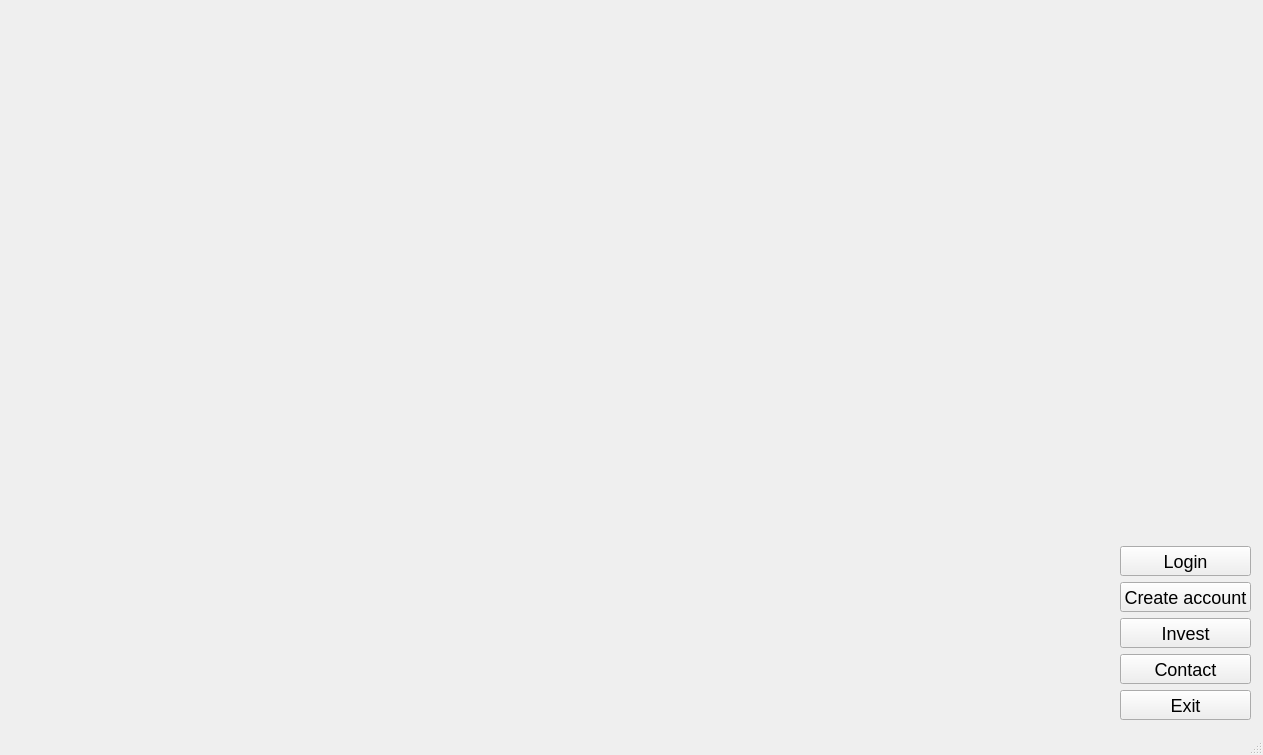
<?xml version="1.0" encoding="UTF-8"?>
<ui version="4.0">
 <class>MainWindow</class>
 <widget class="QMainWindow" name="MainWindow">
  <property name="geometry">
   <rect>
    <x>0</x>
    <y>0</y>
    <width>1263</width>
    <height>755</height>
   </rect>
  </property>
  <property name="sizePolicy">
   <sizepolicy hsizetype="Fixed" vsizetype="Fixed">
    <horstretch>0</horstretch>
    <verstretch>0</verstretch>
   </sizepolicy>
  </property>
  <property name="minimumSize">
   <size>
    <width>1263</width>
    <height>755</height>
   </size>
  </property>
  <property name="maximumSize">
   <size>
    <width>1263</width>
    <height>755</height>
   </size>
  </property>
  <property name="windowTitle">
   <string>Invest</string>
  </property>
  <widget class="QWidget" name="centralwidget">
   <property name="sizePolicy">
    <sizepolicy hsizetype="Fixed" vsizetype="Fixed">
     <horstretch>0</horstretch>
     <verstretch>0</verstretch>
    </sizepolicy>
   </property>
   <widget class="QLabel" name="label">
    <property name="geometry">
     <rect>
      <x>9</x>
      <y>9</y>
      <width>1249</width>
      <height>721</height>
     </rect>
    </property>
    <property name="sizePolicy">
     <sizepolicy hsizetype="Fixed" vsizetype="Fixed">
      <horstretch>0</horstretch>
      <verstretch>0</verstretch>
     </sizepolicy>
    </property>
    <property name="text">
     <string/>
    </property>
    <property name="pixmap">
     <pixmap resource="Resurse.qrc">:/fundalPg/Untitled-1.jpg</pixmap>
    </property>
    <property name="scaledContents">
     <bool>true</bool>
    </property>
    <property name="alignment">
     <set>Qt::AlignCenter</set>
    </property>
    <property name="buddy">
     <cstring>label</cstring>
    </property>
   </widget>
   <widget class="QPushButton" name="pushButton_2">
    <property name="geometry">
     <rect>
      <x>1120</x>
      <y>546</y>
      <width>131</width>
      <height>30</height>
     </rect>
    </property>
    <property name="cursor">
     <cursorShape>PointingHandCursor</cursorShape>
    </property>
    <property name="styleSheet">
     <string notr="true">
font-size:18px;
</string>
    </property>
    <property name="text">
     <string>Login</string>
    </property>
   </widget>
   <widget class="QPushButton" name="pushButton">
    <property name="geometry">
     <rect>
      <x>1120</x>
      <y>582</y>
      <width>131</width>
      <height>30</height>
     </rect>
    </property>
    <property name="cursor">
     <cursorShape>PointingHandCursor</cursorShape>
    </property>
    <property name="mouseTracking">
     <bool>true</bool>
    </property>
    <property name="styleSheet">
     <string notr="true">
font-size: 18px;
</string>
    </property>
    <property name="text">
     <string>Create account</string>
    </property>
   </widget>
   <widget class="QPushButton" name="pushButton_3">
    <property name="geometry">
     <rect>
      <x>1120</x>
      <y>618</y>
      <width>131</width>
      <height>30</height>
     </rect>
    </property>
    <property name="cursor">
     <cursorShape>PointingHandCursor</cursorShape>
    </property>
    <property name="styleSheet">
     <string notr="true">
font-size: 18px;
</string>
    </property>
    <property name="text">
     <string>Invest</string>
    </property>
   </widget>
   <widget class="QPushButton" name="pushButton_4">
    <property name="geometry">
     <rect>
      <x>1120</x>
      <y>654</y>
      <width>131</width>
      <height>30</height>
     </rect>
    </property>
    <property name="cursor">
     <cursorShape>PointingHandCursor</cursorShape>
    </property>
    <property name="styleSheet">
     <string notr="true">
font-size: 18px;

</string>
    </property>
    <property name="text">
     <string>Contact</string>
    </property>
   </widget>
   <widget class="QPushButton" name="pushButton_5">
    <property name="geometry">
     <rect>
      <x>1120</x>
      <y>690</y>
      <width>131</width>
      <height>30</height>
     </rect>
    </property>
    <property name="cursor">
     <cursorShape>PointingHandCursor</cursorShape>
    </property>
    <property name="styleSheet">
     <string notr="true">
font-size: 18px;
</string>
    </property>
    <property name="text">
     <string>Exit</string>
    </property>
   </widget>
  </widget>
  <widget class="QStatusBar" name="statusbar"/>
  <action name="actionSign_up">
   <property name="text">
    <string>Sign up</string>
   </property>
  </action>
  <action name="actionSign_in">
   <property name="text">
    <string>Sign in</string>
   </property>
  </action>
 </widget>
 <resources>
  <include location="Resurse.qrc"/>
 </resources>
 <connections/>
</ui>
